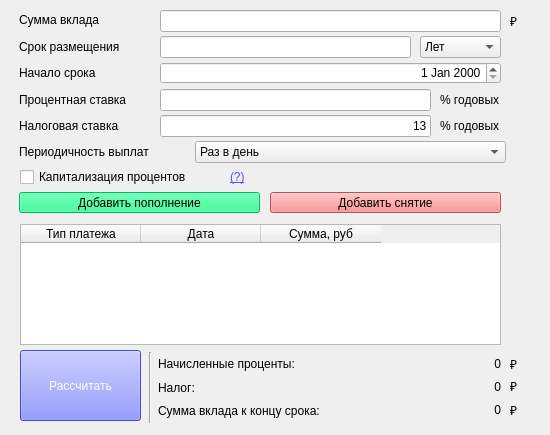
    <widget class="QWidget" name="Dep">
     <attribute name="title">
      <string> Депозитный калькулятор </string>
     </attribute>
     <widget class="QLabel" name="Text1_2">
      <property name="geometry">
       <rect>
        <x>19</x>
        <y>9</y>
        <width>121</width>
        <height>21</height>
       </rect>
      </property>
      <property name="text">
       <string>Сумма вклада</string>
      </property>
     </widget>
     <widget class="QLabel" name="Text3_2">
      <property name="geometry">
       <rect>
        <x>510</x>
        <y>13</y>
        <width>16</width>
        <height>16</height>
       </rect>
      </property>
      <property name="text">
       <string>₽</string>
      </property>
     </widget>
     <widget class="QLineEdit" name="Summ_Vklada">
      <property name="geometry">
       <rect>
        <x>160</x>
        <y>10</y>
        <width>341</width>
        <height>22</height>
       </rect>
      </property>
      <property name="alignment">
       <set>Qt::AlignRight|Qt::AlignTrailing|Qt::AlignVCenter</set>
      </property>
     </widget>
     <widget class="QLabel" name="Text2_5">
      <property name="geometry">
       <rect>
        <x>19</x>
        <y>31</y>
        <width>211</width>
        <height>31</height>
       </rect>
      </property>
      <property name="text">
       <string>Срок размещения</string>
      </property>
     </widget>
     <widget class="QComboBox" name="ComboBox_LetMes">
      <property name="geometry">
       <rect>
        <x>420</x>
        <y>36</y>
        <width>81</width>
        <height>22</height>
       </rect>
      </property>
      <item>
       <property name="text">
        <string>Лет</string>
       </property>
      </item>
      <item>
       <property name="text">
        <string>Месяцев</string>
       </property>
      </item>
      <item>
       <property name="text">
        <string>Дней</string>
       </property>
      </item>
     </widget>
     <widget class="QLineEdit" name="Srok_Vklada">
      <property name="geometry">
       <rect>
        <x>160</x>
        <y>36</y>
        <width>251</width>
        <height>22</height>
       </rect>
      </property>
      <property name="alignment">
       <set>Qt::AlignRight|Qt::AlignTrailing|Qt::AlignVCenter</set>
      </property>
     </widget>
     <widget class="QLabel" name="Text5_2">
      <property name="geometry">
       <rect>
        <x>19</x>
        <y>84</y>
        <width>211</width>
        <height>31</height>
       </rect>
      </property>
      <property name="text">
       <string>Процентная ставка</string>
      </property>
     </widget>
     <widget class="QLineEdit" name="Proc_stavka">
      <property name="geometry">
       <rect>
        <x>160</x>
        <y>89</y>
        <width>271</width>
        <height>22</height>
       </rect>
      </property>
      <property name="alignment">
       <set>Qt::AlignRight|Qt::AlignTrailing|Qt::AlignVCenter</set>
      </property>
     </widget>
     <widget class="QLabel" name="Text6_2">
      <property name="geometry">
       <rect>
        <x>440</x>
        <y>92</y>
        <width>101</width>
        <height>16</height>
       </rect>
      </property>
      <property name="text">
       <string>% годовых</string>
      </property>
     </widget>
     <widget class="QLabel" name="Text7_2">
      <property name="geometry">
       <rect>
        <x>19</x>
        <y>110</y>
        <width>211</width>
        <height>31</height>
       </rect>
      </property>
      <property name="text">
       <string>Налоговая ставка</string>
      </property>
     </widget>
     <widget class="QLineEdit" name="Nalog_Stavka">
      <property name="geometry">
       <rect>
        <x>160</x>
        <y>115</y>
        <width>271</width>
        <height>22</height>
       </rect>
      </property>
      <property name="text">
       <string>13</string>
      </property>
      <property name="alignment">
       <set>Qt::AlignRight|Qt::AlignTrailing|Qt::AlignVCenter</set>
      </property>
     </widget>
     <widget class="QLabel" name="Text8_2">
      <property name="geometry">
       <rect>
        <x>440</x>
        <y>118</y>
        <width>101</width>
        <height>16</height>
       </rect>
      </property>
      <property name="text">
       <string>% годовых</string>
      </property>
     </widget>
     <widget class="QLabel" name="Text9_2">
      <property name="geometry">
       <rect>
        <x>19</x>
        <y>136</y>
        <width>211</width>
        <height>31</height>
       </rect>
      </property>
      <property name="text">
       <string>Периодичность выплат</string>
      </property>
     </widget>
     <widget class="QComboBox" name="ComboBox_Period">
      <property name="geometry">
       <rect>
        <x>195</x>
        <y>141</y>
        <width>311</width>
        <height>22</height>
       </rect>
      </property>
      <item>
       <property name="text">
        <string>Раз в день</string>
       </property>
      </item>
      <item>
       <property name="text">
        <string>Раз в неделю</string>
       </property>
      </item>
      <item>
       <property name="text">
        <string>Раз в месяц</string>
       </property>
      </item>
      <item>
       <property name="text">
        <string>Раз в год</string>
       </property>
      </item>
     </widget>
     <widget class="QCheckBox" name="ChBox_CapPerc">
      <property name="geometry">
       <rect>
        <x>20</x>
        <y>167</y>
        <width>401</width>
        <height>20</height>
       </rect>
      </property>
      <property name="text">
       <string>Капитализация процентов</string>
      </property>
     </widget>
     <widget class="QLabel" name="Text2_8">
      <property name="geometry">
       <rect>
        <x>230</x>
        <y>166</y>
        <width>21</width>
        <height>21</height>
       </rect>
      </property>
      <property name="toolTip">
       <string>&lt;html&gt;&lt;head/&gt;&lt;body&gt;&lt;p&gt;&lt;span style=&quot; text-decoration:none;&quot;&gt;Капитализация - свойство вклада, при котором начисленные проценты не отдаются на руки держателю, а прибавляются к вкладу. Таким образом сумма вклада растет с каждой выплатой процентов.&lt;/span&gt;&lt;/p&gt;&lt;/body&gt;&lt;/html&gt;</string>
      </property>
      <property name="styleSheet">
       <string notr="true">color: rgb(80, 80, 255);

font: 11pt &quot;Segoe UI&quot;;
text-decoration: underline;</string>
      </property>
      <property name="text">
       <string>(?)</string>
      </property>
     </widget>
     <widget class="QTableWidget" name="Table_Widget">
      <property name="geometry">
       <rect>
        <x>20</x>
        <y>224</y>
        <width>481</width>
        <height>121</height>
       </rect>
      </property>
      <property name="styleSheet">
       <string notr="true">font: 9pt &quot;Segoe UI&quot;;
</string>
      </property>
      <property name="horizontalScrollBarPolicy">
       <enum>Qt::ScrollBarAlwaysOff</enum>
      </property>
      <property name="dragEnabled">
       <bool>false</bool>
      </property>
      <property name="alternatingRowColors">
       <bool>false</bool>
      </property>
      <property name="gridStyle">
       <enum>Qt::SolidLine</enum>
      </property>
      <property name="sortingEnabled">
       <bool>false</bool>
      </property>
      <property name="wordWrap">
       <bool>true</bool>
      </property>
      <property name="columnCount">
       <number>3</number>
      </property>
      <attribute name="horizontalHeaderCascadingSectionResizes">
       <bool>true</bool>
      </attribute>
      <attribute name="horizontalHeaderDefaultSectionSize">
       <number>120</number>
      </attribute>
      <attribute name="horizontalHeaderShowSortIndicator" stdset="0">
       <bool>false</bool>
      </attribute>
      <attribute name="horizontalHeaderStretchLastSection">
       <bool>false</bool>
      </attribute>
      <attribute name="verticalHeaderDefaultSectionSize">
       <number>30</number>
      </attribute>
      <column>
       <property name="text">
        <string>   Тип платежа   </string>
       </property>
      </column>
      <column>
       <property name="text">
        <string>Дата</string>
       </property>
      </column>
      <column>
       <property name="text">
        <string>Сумма, руб</string>
       </property>
      </column>
     </widget>
     <widget class="QPushButton" name="Button_Add">
      <property name="geometry">
       <rect>
        <x>19</x>
        <y>192</y>
        <width>241</width>
        <height>21</height>
       </rect>
      </property>
      <property name="styleSheet">
       <string notr="true">background-color: rgb(0, 255, 127);</string>
      </property>
      <property name="text">
       <string>Добавить пополнение</string>
      </property>
     </widget>
     <widget class="QPushButton" name="Button_Take">
      <property name="geometry">
       <rect>
        <x>270</x>
        <y>192</y>
        <width>231</width>
        <height>21</height>
       </rect>
      </property>
      <property name="styleSheet">
       <string notr="true">background-color: rgb(255, 116, 118);</string>
      </property>
      <property name="text">
       <string>Добавить снятие</string>
      </property>
     </widget>
     <widget class="QPushButton" name="Button_Count_Dep">
      <property name="geometry">
       <rect>
        <x>20</x>
        <y>350</y>
        <width>121</width>
        <height>71</height>
       </rect>
      </property>
      <property name="styleSheet">
       <string notr="true">font: 700 12pt &quot;Segoe UI&quot;;
color: rgb(255, 255, 255);
background-color: rgb(98, 106, 255);</string>
      </property>
      <property name="text">
       <string>Рассчитать</string>
      </property>
     </widget>
     <widget class="Line" name="Line_vert">
      <property name="geometry">
       <rect>
        <x>140</x>
        <y>352</y>
        <width>20</width>
        <height>71</height>
       </rect>
      </property>
      <property name="orientation">
       <enum>Qt::Vertical</enum>
      </property>
     </widget>
     <widget class="QLabel" name="Text5_7">
      <property name="geometry">
       <rect>
        <x>158</x>
        <y>348</y>
        <width>211</width>
        <height>31</height>
       </rect>
      </property>
      <property name="text">
       <string>Начисленные проценты:</string>
      </property>
     </widget>
     <widget class="QLabel" name="Label_NachProc">
      <property name="geometry">
       <rect>
        <x>390</x>
        <y>353</y>
        <width>111</width>
        <height>21</height>
       </rect>
      </property>
      <property name="styleSheet">
       <string notr="true">QLabel {
	qproperty-alignment: 'AlignVCenter | AlignRight';
	border : 1px solid gray;
}

background-color : white;</string>
      </property>
      <property name="text">
       <string>0</string>
      </property>
      <property name="alignment">
       <set>Qt::AlignRight|Qt::AlignTrailing|Qt::AlignVCenter</set>
      </property>
      <property name="margin">
       <number>0</number>
      </property>
     </widget>
     <widget class="QLabel" name="Text5_8">
      <property name="geometry">
       <rect>
        <x>158</x>
        <y>372</y>
        <width>211</width>
        <height>31</height>
       </rect>
      </property>
      <property name="text">
       <string>Налог:</string>
      </property>
     </widget>
     <widget class="QLabel" name="Text5_9">
      <property name="geometry">
       <rect>
        <x>158</x>
        <y>395</y>
        <width>211</width>
        <height>31</height>
       </rect>
      </property>
      <property name="text">
       <string>Сумма вклада к концу срока:</string>
      </property>
     </widget>
     <widget class="QLabel" name="Label_Nalog">
      <property name="geometry">
       <rect>
        <x>390</x>
        <y>376</y>
        <width>111</width>
        <height>21</height>
       </rect>
      </property>
      <property name="styleSheet">
       <string notr="true">QLabel {
	qproperty-alignment: 'AlignVCenter | AlignRight';
	border : 1px solid gray;
}

background-color : white;</string>
      </property>
      <property name="text">
       <string>0</string>
      </property>
      <property name="alignment">
       <set>Qt::AlignRight|Qt::AlignTrailing|Qt::AlignVCenter</set>
      </property>
      <property name="margin">
       <number>0</number>
      </property>
     </widget>
     <widget class="QLabel" name="Label_SummaVKonce">
      <property name="geometry">
       <rect>
        <x>390</x>
        <y>399</y>
        <width>111</width>
        <height>21</height>
       </rect>
      </property>
      <property name="styleSheet">
       <string notr="true">QLabel {
	qproperty-alignment: 'AlignVCenter | AlignRight';
	border : 1px solid gray;
}

background-color : white;</string>
      </property>
      <property name="text">
       <string>0</string>
      </property>
      <property name="alignment">
       <set>Qt::AlignRight|Qt::AlignTrailing|Qt::AlignVCenter</set>
      </property>
      <property name="margin">
       <number>0</number>
      </property>
     </widget>
     <widget class="QLabel" name="Text2_9">
      <property name="geometry">
       <rect>
        <x>510</x>
        <y>356</y>
        <width>16</width>
        <height>16</height>
       </rect>
      </property>
      <property name="text">
       <string>₽</string>
      </property>
     </widget>
     <widget class="QLabel" name="Text2_10">
      <property name="geometry">
       <rect>
        <x>510</x>
        <y>378</y>
        <width>16</width>
        <height>16</height>
       </rect>
      </property>
      <property name="text">
       <string>₽</string>
      </property>
     </widget>
     <widget class="QLabel" name="Text2_11">
      <property name="geometry">
       <rect>
        <x>510</x>
        <y>402</y>
        <width>16</width>
        <height>16</height>
       </rect>
      </property>
      <property name="text">
       <string>₽</string>
      </property>
     </widget>
     <widget class="QLabel" name="Text2_6">
      <property name="geometry">
       <rect>
        <x>19</x>
        <y>57</y>
        <width>211</width>
        <height>31</height>
       </rect>
      </property>
      <property name="text">
       <string>Начало срока</string>
      </property>
     </widget>
     <widget class="QDateEdit" name="dateEdit">
      <property name="geometry">
       <rect>
        <x>160</x>
        <y>62</y>
        <width>341</width>
        <height>22</height>
       </rect>
      </property>
      <property name="alignment">
       <set>Qt::AlignRight|Qt::AlignTrailing|Qt::AlignVCenter</set>
      </property>
     </widget>
    </widget>
